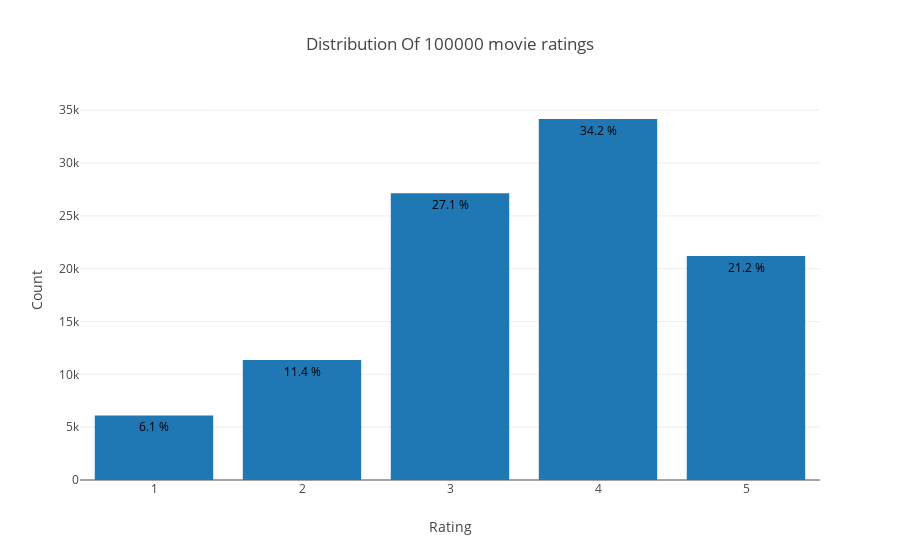

Here is the notebook cell this chart was saved with:
### Markdown cell above
# Movie ratings distribution - want to know common ratings

### Code cell
init_notebook_mode(connected=True)

data = df['rating'].value_counts().sort_index(ascending=False)
trace = go.Bar(x = data.index,
               text = ['{:.1f} %'.format(val) for val in (data.values / df.shape[0] * 100)],
               textposition = 'auto',
               textfont = dict(color = '#000000'),
               y = data.values,
               )

# Create layout
layout = dict(title = 'Distribution Of {} movie ratings'.format(round(df.shape[0],1)),
              xaxis = dict(title = 'Rating'),
              yaxis = dict(title = 'Count'))

# Create plot
fig = go.Figure(data=[trace], layout=layout)
iplot(fig)

### Figure 1 — Plotly figure (JSON) as saved in the notebook; plotly's stock layout.template omitted (floating-point values rounded to 4 significant figures)
{"data": [{"text": ["21.2 %", "34.2 %", "27.1 %", "11.4 %", "6.1 %"], "textfont": {"color": "#000000"}, "textposition": "auto", "type": "bar", "uid": "ecb9bef5-7b6a-4f88-8fc2-729df81e4ebb", "x": [5, 4, 3, 2, 1], "y": [21201, 34174, 27145, 11370, 6110]}], "layout": {"title": "Distribution Of 100000 movie ratings", "xaxis": {"title": "Rating"}, "yaxis": {"title": "Count"}}}
